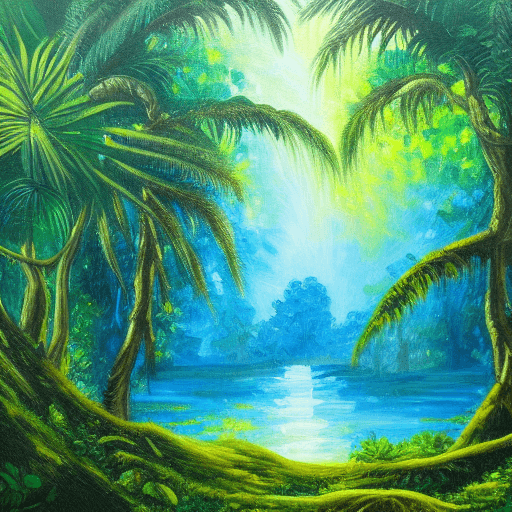
#> input picture High-Resolution.png, 512 x 512 px
$ jupyter execute test.ipynb
#> lines starting #> are read from the running program, lines starting #| are printed output that depends on the picture
[cell 1]
import numpy as np
import pandas as pd
import matplotlib.pyplot as plt
from PIL import Image

[cell 2]
def load_image(img_path):
#> called with img_path = 'High-Resolution.png'
    image = Image.open(img_path)
#> image is the input picture: PIL image 512x512 P; mean R, G, B 77.6, 149.3, 116.3
    return image

[cell 3]
image = load_image('High-Resolution.png')
image = image.convert('L')
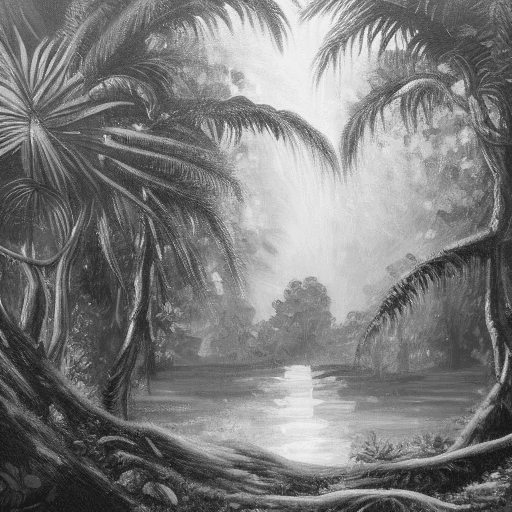
#> image: PIL image 512x512 L; min 24, max 240, mean 124.1

[cell 4]
img_array = np.array(image)

[cell 5]
img_array.shape
#> Out = (512, 512)

[cell 6]
gray_hist_data = img_array.flatten()

[cell 7]
plt.hist(gray_hist_data, bins = 255)
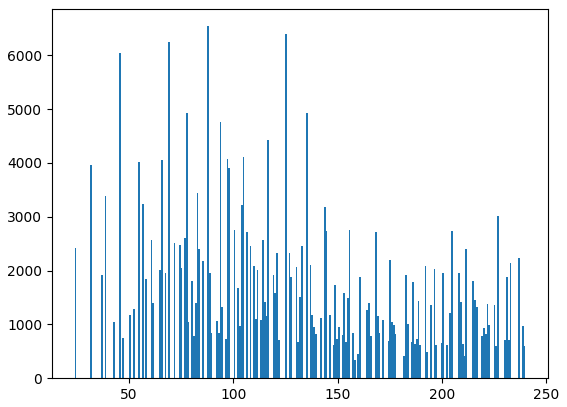
#> figure drawn by matplotlib, 1 panel; tallest bar 6542 high, from x = 87.53 to 88.38

[cell 8]
print(max(gray_hist_data))
#| 240

[cell 9]
print(min(gray_hist_data))
#| 24

[cell 10]
len(gray_hist_data)
#> Out = 262144

# Rozciąganie histogramu

[cell 11]
lut_table = np.zeros(256)
max_value = max(gray_hist_data)
#> max_value = 240
min_value = min(gray_hist_data)
#> min_value = 24
for i in range(0, len(lut_table)):
    if i >= max_value:
        lut_table[i] = 255

    elif i <= min_value:
        lut_table[i] = 0

    else:
        lut_table[i] = int((i - min_value)/(max_value - min_value) * 255)
#> after the loop, lut_table = 256 values from 0 to 255

[cell 12]
lut_table[img_array]

[cell 13]
lut_table[img_array]

[cell 14]
img_array.shape
#> Out = (512, 512)

$ run again, with test1.webp saved as High-Resolution.png
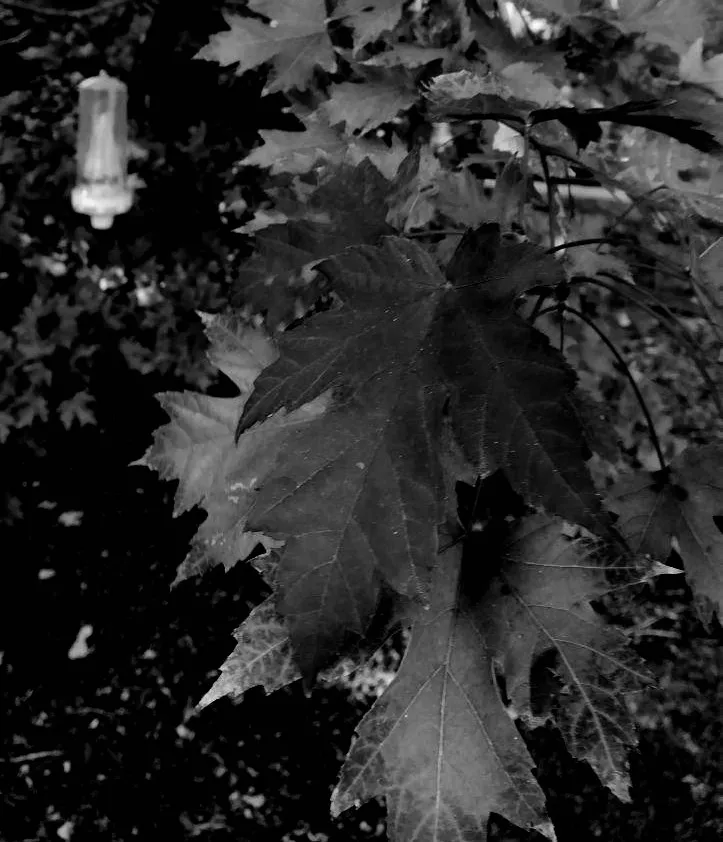
#> input picture test1.webp, 723 x 842 px
#> in load_image, image is the input picture: PIL image 723x842 RGB; mean R, G, B 42, 42, 42
#> image: PIL image 723x842 L
#> `[cell 7] plt.hist(gray_hist_data, bins = 255)`:
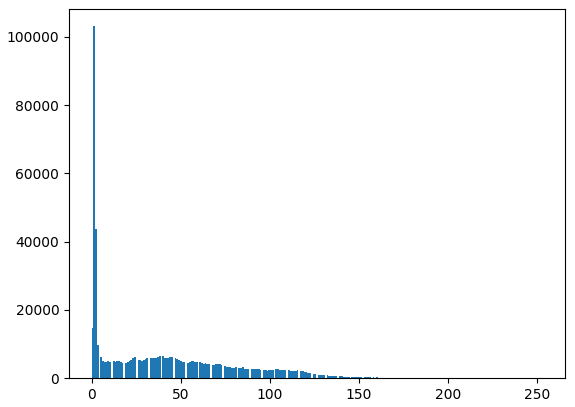
#> figure drawn by matplotlib, 1 panel; tallest bar 103119 high, from x = 0.992 to 1.98
#| 253
#| 0
#> `len(gray_hist_data)`: Out = 608766
#> max_value = 253
#> min_value = 0
#> after the loop `for i in range(0, len(lut_table)):`: lut_table = 256 values from 0 to 255

$ run again, with test2.webp saved as High-Resolution.png
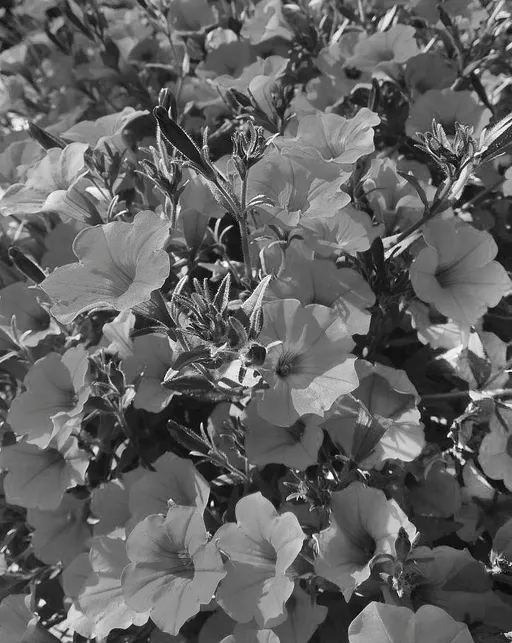
#> input picture test2.webp, 512 x 643 px
#> in load_image, image is the input picture: PIL image 512x643 RGB; mean R, G, B 98.2, 98.2, 98.2
#> image: PIL image 512x643 L
#> `[cell 7] plt.hist(gray_hist_data, bins = 255)`:
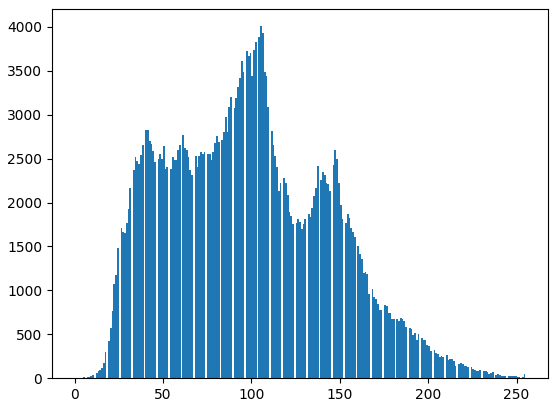
#> figure drawn by matplotlib, 1 panel; tallest bar 4009 high, from x = 105 to 106
#| 255
#| 0
#> `len(gray_hist_data)`: Out = 329216
#> max_value = 255
#> min_value = 0
#> after the loop `for i in range(0, len(lut_table)):`: lut_table = 256 values from 0 to 255
